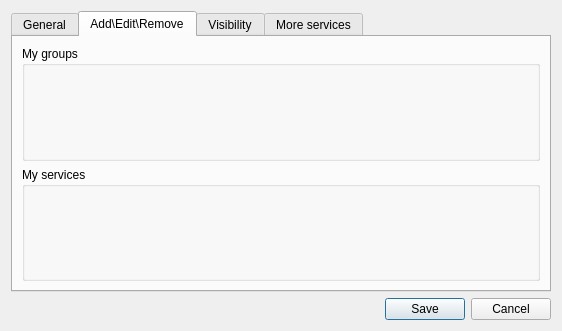
<?xml version="1.0" encoding="UTF-8"?>
<ui version="4.0">
 <class>MapServicesDialogBase</class>
 <widget class="QDialog" name="MapServicesDialogBase">
  <property name="geometry">
   <rect>
    <x>0</x>
    <y>0</y>
    <width>562</width>
    <height>331</height>
   </rect>
  </property>
  <property name="windowTitle">
   <string>QuickMapServices Settings</string>
  </property>
  <layout class="QVBoxLayout" name="verticalLayout">
   <item>
    <widget class="QTabWidget" name="tabUserServices">
     <property name="currentIndex">
      <number>1</number>
     </property>
     <widget class="QWidget" name="tabCommon">
      <attribute name="title">
       <string>General</string>
      </attribute>
      <layout class="QFormLayout" name="formLayout_2">
       <property name="fieldGrowthPolicy">
        <enum>QFormLayout::AllNonFixedFieldsGrow</enum>
       </property>
       <item row="0" column="0">
        <widget class="QLabel" name="label_3">
         <property name="text">
          <string>Enable EPSG:3857 (OTF) on adding TMS:</string>
         </property>
        </widget>
       </item>
       <item row="0" column="1">
        <widget class="QCheckBox" name="chkEnableOTF3857">
         <property name="text">
          <string/>
         </property>
        </widget>
       </item>
       <item row="1" column="0">
        <widget class="QLabel" name="label_4">
         <property name="text">
          <string>Show info/error in message bar:</string>
         </property>
        </widget>
       </item>
       <item row="1" column="1">
        <widget class="QCheckBox" name="chkShowMessagesInBar">
         <property name="text">
          <string/>
         </property>
        </widget>
       </item>
      </layout>
     </widget>
     <widget class="QWidget" name="tab">
      <attribute name="title">
       <string>Add\Edit\Remove</string>
      </attribute>
      <layout class="QVBoxLayout" name="verticalLayout_4">
       <item>
        <widget class="UserGroupsBox" name="groupBox">
         <property name="title">
          <string>My groups</string>
         </property>
        </widget>
       </item>
       <item>
        <widget class="UserServicesBox" name="groupBox_2">
         <property name="title">
          <string>My services</string>
         </property>
        </widget>
       </item>
      </layout>
     </widget>
     <widget class="QWidget" name="tabServicesVisibility">
      <attribute name="title">
       <string>Visibility</string>
      </attribute>
      <layout class="QVBoxLayout" name="vLayoutTabServicesVisibility">
       <property name="spacing">
        <number>0</number>
       </property>
       <property name="leftMargin">
        <number>0</number>
       </property>
       <property name="topMargin">
        <number>0</number>
       </property>
       <property name="rightMargin">
        <number>0</number>
       </property>
       <property name="bottomMargin">
        <number>0</number>
       </property>
       <item>
        <widget class="QTreeView" name="treeViewForDS">
         <property name="alternatingRowColors">
          <bool>true</bool>
         </property>
         <property name="selectionMode">
          <enum>QAbstractItemView::NoSelection</enum>
         </property>
         <property name="sortingEnabled">
          <bool>true</bool>
         </property>
         <attribute name="headerCascadingSectionResizes">
          <bool>true</bool>
         </attribute>
         <attribute name="headerShowSortIndicator" stdset="0">
          <bool>true</bool>
         </attribute>
         <attribute name="headerStretchLastSection">
          <bool>false</bool>
         </attribute>
        </widget>
       </item>
       <item>
        <widget class="QToolBar" name="toolBarForDSTreeView">
         <property name="layoutDirection">
          <enum>Qt::RightToLeft</enum>
         </property>
         <property name="iconSize">
          <size>
           <width>16</width>
           <height>16</height>
          </size>
         </property>
         <property name="toolButtonStyle">
          <enum>Qt::ToolButtonFollowStyle</enum>
         </property>
        </widget>
       </item>
      </layout>
     </widget>
     <widget class="QWidget" name="tabExtraServices">
      <property name="enabled">
       <bool>true</bool>
      </property>
      <attribute name="title">
       <string>More services</string>
      </attribute>
      <layout class="QVBoxLayout" name="verticalLayout_2">
       <item>
        <widget class="QLabel" name="label">
         <property name="palette">
          <palette>
           <active>
            <colorrole role="WindowText">
             <brush brushstyle="SolidPattern">
              <color alpha="255">
               <red>128</red>
               <green>0</green>
               <blue>0</blue>
              </color>
             </brush>
            </colorrole>
            <colorrole role="Text">
             <brush brushstyle="SolidPattern">
              <color alpha="255">
               <red>128</red>
               <green>0</green>
               <blue>0</blue>
              </color>
             </brush>
            </colorrole>
            <colorrole role="PlaceholderText">
             <brush brushstyle="NoBrush">
              <color alpha="128">
               <red>128</red>
               <green>0</green>
               <blue>0</blue>
              </color>
             </brush>
            </colorrole>
           </active>
           <inactive>
            <colorrole role="WindowText">
             <brush brushstyle="SolidPattern">
              <color alpha="255">
               <red>128</red>
               <green>0</green>
               <blue>0</blue>
              </color>
             </brush>
            </colorrole>
            <colorrole role="Text">
             <brush brushstyle="SolidPattern">
              <color alpha="255">
               <red>128</red>
               <green>0</green>
               <blue>0</blue>
              </color>
             </brush>
            </colorrole>
            <colorrole role="PlaceholderText">
             <brush brushstyle="NoBrush">
              <color alpha="128">
               <red>128</red>
               <green>0</green>
               <blue>0</blue>
              </color>
             </brush>
            </colorrole>
           </inactive>
           <disabled>
            <colorrole role="WindowText">
             <brush brushstyle="SolidPattern">
              <color alpha="255">
               <red>144</red>
               <green>141</green>
               <blue>139</blue>
              </color>
             </brush>
            </colorrole>
            <colorrole role="Text">
             <brush brushstyle="SolidPattern">
              <color alpha="255">
               <red>169</red>
               <green>167</green>
               <blue>167</blue>
              </color>
             </brush>
            </colorrole>
            <colorrole role="PlaceholderText">
             <brush brushstyle="NoBrush">
              <color alpha="128">
               <red>128</red>
               <green>0</green>
               <blue>0</blue>
              </color>
             </brush>
            </colorrole>
           </disabled>
          </palette>
         </property>
         <property name="font">
          <font>
           <pointsize>14</pointsize>
           <weight>75</weight>
           <bold>true</bold>
          </font>
         </property>
         <property name="text">
          <string>Attention!</string>
         </property>
         <property name="alignment">
          <set>Qt::AlignCenter</set>
         </property>
        </widget>
       </item>
       <item>
        <widget class="QLabel" name="label_2">
         <property name="text">
          <string>&lt;html&gt;&lt;head/&gt;&lt;body&gt;&lt;p&gt;Contributed services definitions are provided 'as is' and are not validated by plugin authors. These are proof-of-concept and for testing only. Visit &lt;a href=&quot;https://qms.nextgis.com&quot;&gt;&lt;span style=&quot; text-decoration: underline; color:#0057ae;&quot;&gt;https://qms.nextgis.com&lt;/span&gt;&lt;/a&gt; to add new services. Use at your own risk!&lt;/p&gt;&lt;/body&gt;&lt;/html&gt;</string>
         </property>
         <property name="textFormat">
          <enum>Qt::AutoText</enum>
         </property>
         <property name="wordWrap">
          <bool>true</bool>
         </property>
         <property name="openExternalLinks">
          <bool>true</bool>
         </property>
        </widget>
       </item>
       <item>
        <spacer name="verticalSpacer">
         <property name="orientation">
          <enum>Qt::Vertical</enum>
         </property>
         <property name="sizeHint" stdset="0">
          <size>
           <width>20</width>
           <height>40</height>
          </size>
         </property>
        </spacer>
       </item>
       <item>
        <widget class="QPushButton" name="btnGetContribPack">
         <property name="text">
          <string>Get contributed pack</string>
         </property>
        </widget>
       </item>
      </layout>
     </widget>
    </widget>
   </item>
   <item>
    <widget class="QDialogButtonBox" name="button_box">
     <property name="orientation">
      <enum>Qt::Horizontal</enum>
     </property>
     <property name="standardButtons">
      <set>QDialogButtonBox::Cancel|QDialogButtonBox::Save</set>
     </property>
    </widget>
   </item>
  </layout>
 </widget>
 <customwidgets>
  <customwidget>
   <class>UserGroupsBox</class>
   <extends>QGroupBox</extends>
   <header>quick_map_services.user_groups_box</header>
   <container>1</container>
  </customwidget>
  <customwidget>
   <class>UserServicesBox</class>
   <extends>QGroupBox</extends>
   <header>quick_map_services.user_services_box</header>
   <container>1</container>
  </customwidget>
 </customwidgets>
 <resources/>
 <connections>
  <connection>
   <sender>button_box</sender>
   <signal>accepted()</signal>
   <receiver>MapServicesDialogBase</receiver>
   <slot>accept()</slot>
   <hints>
    <hint type="sourcelabel">
     <x>20</x>
     <y>20</y>
    </hint>
    <hint type="destinationlabel">
     <x>20</x>
     <y>20</y>
    </hint>
   </hints>
  </connection>
  <connection>
   <sender>button_box</sender>
   <signal>rejected()</signal>
   <receiver>MapServicesDialogBase</receiver>
   <slot>reject()</slot>
   <hints>
    <hint type="sourcelabel">
     <x>20</x>
     <y>20</y>
    </hint>
    <hint type="destinationlabel">
     <x>20</x>
     <y>20</y>
    </hint>
   </hints>
  </connection>
 </connections>
</ui>
